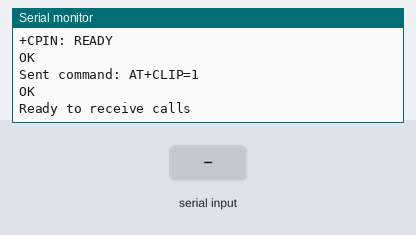
This sketch was run on a simulated ESP32. Parts: the last lines printed to the serial monitor. Inputs (shaded band) come from the test bench. The modem accepts every AT command (registered, SIM ready, sends succeed) and sends nothing else.

Above: at 18.2 s.
18.3 s: "RING" received over the second serial link
At 19.9 s:
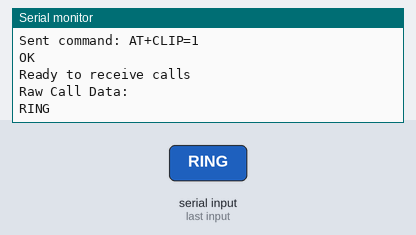
20.8 s: "+CLIP:" received over the second serial link
At 23.0 s:
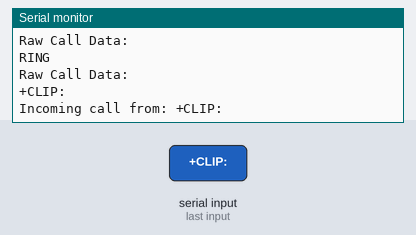
23.3 s: "1" received over the second serial link
At 24.9 s:
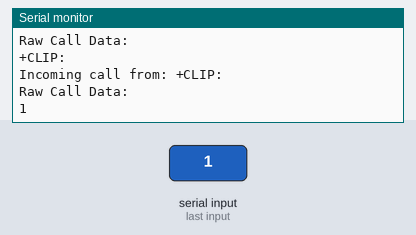

Measured:
- after the input at 18.3 s, the serial monitor: prints a new line after 1.0 s (image 1)
- after the input at 20.8 s, the serial monitor: prints a new line after 1.0 s (image 2)
- after the input at 23.3 s, the serial monitor: prints a new line after 1.0 s (image 3)

The sketch:

Receive_Call_Example.ino
```cpp
#define GSM_RX 33
#define GSM_TX 32

void setup() {
  Serial.begin(115200);
  Serial.println("Starting GSM Call Receiver");

  Serial2.begin(9600, SERIAL_8N1, GSM_TX, GSM_RX);

  // Wait for GSM module to initialize
  delay(2000);

  // Test GSM modem with AT command
  sendATCommand("AT", 5000);

  // Check SIM card status
  sendATCommand("AT+CPIN?", 5000);

  // Enable Caller ID notification
  sendATCommand("AT+CLIP=1", 5000);

  Serial.println("Ready to receive calls");
}

void loop() {
  if (Serial2.available()) {
    String incomingData = Serial2.readString(); // Read incoming data
    Serial.println("Raw Call Data:");
    Serial.println(incomingData); // Print raw call data

    if (incomingData.indexOf("RING") >= 0 || incomingData.indexOf("+CLIP:") >= 0) {
      parseCallerData(incomingData); // Parse and extract caller data
    }
  }
}

// Function to send AT commands to GSM module and wait for response
void sendATCommand(const char* command, unsigned long timeout) {
  unsigned long start = millis();
  Serial2.println(command);  // Send command to GSM module
  Serial.print("Sent command: ");
  Serial.println(command);

  // Wait for response
  while (millis() - start < timeout) {
    while (Serial2.available()) {
      char c = Serial2.read();
      Serial.write(c);  // Print response from GSM module
    }
  }
  Serial.println();  // Print a newline after the response
}

// Function to parse and extract caller details
void parseCallerData(String rawData) {
  if (rawData.indexOf("+CLIP:") >= 0) {
    int numberStart = rawData.indexOf("\"") + 1; // Find the first quote
    int numberEnd = rawData.indexOf("\"", numberStart); // Find the closing quote
    String callerNumber = rawData.substring(numberStart, numberEnd);

    Serial.print("Incoming call from: ");
    Serial.println(callerNumber);

    // Optionally, you can auto-reject or pick up the call using AT commands
    // Uncomment the following lines to pick up or reject the call:

    // Pick up the call:
    // sendATCommand("ATA", 5000);

    // Reject the call:
    // sendATCommand("ATH", 5000);
  }
}
```
